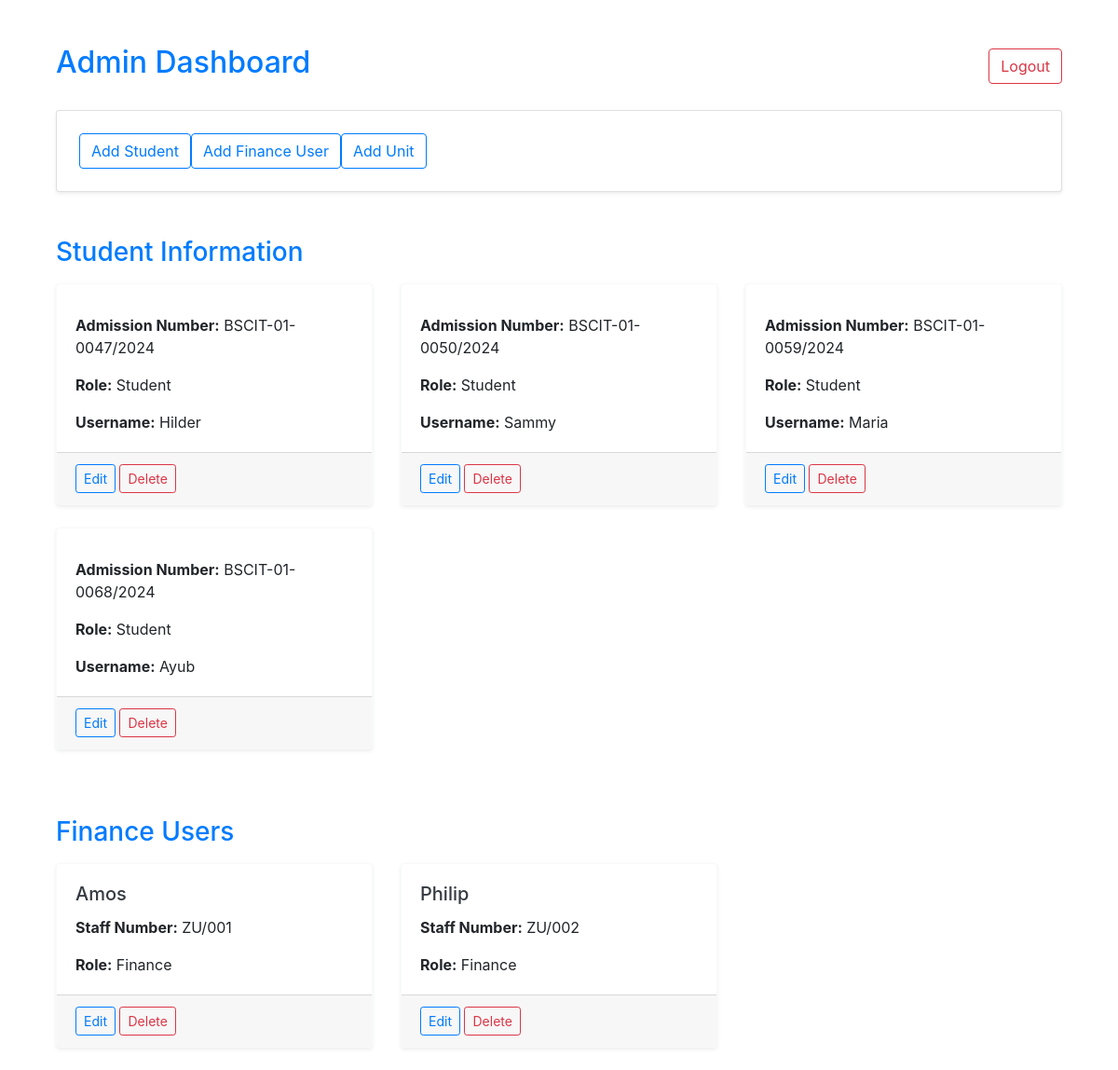
The page /admin_dashboard (signed in) on the database as committed earlier.
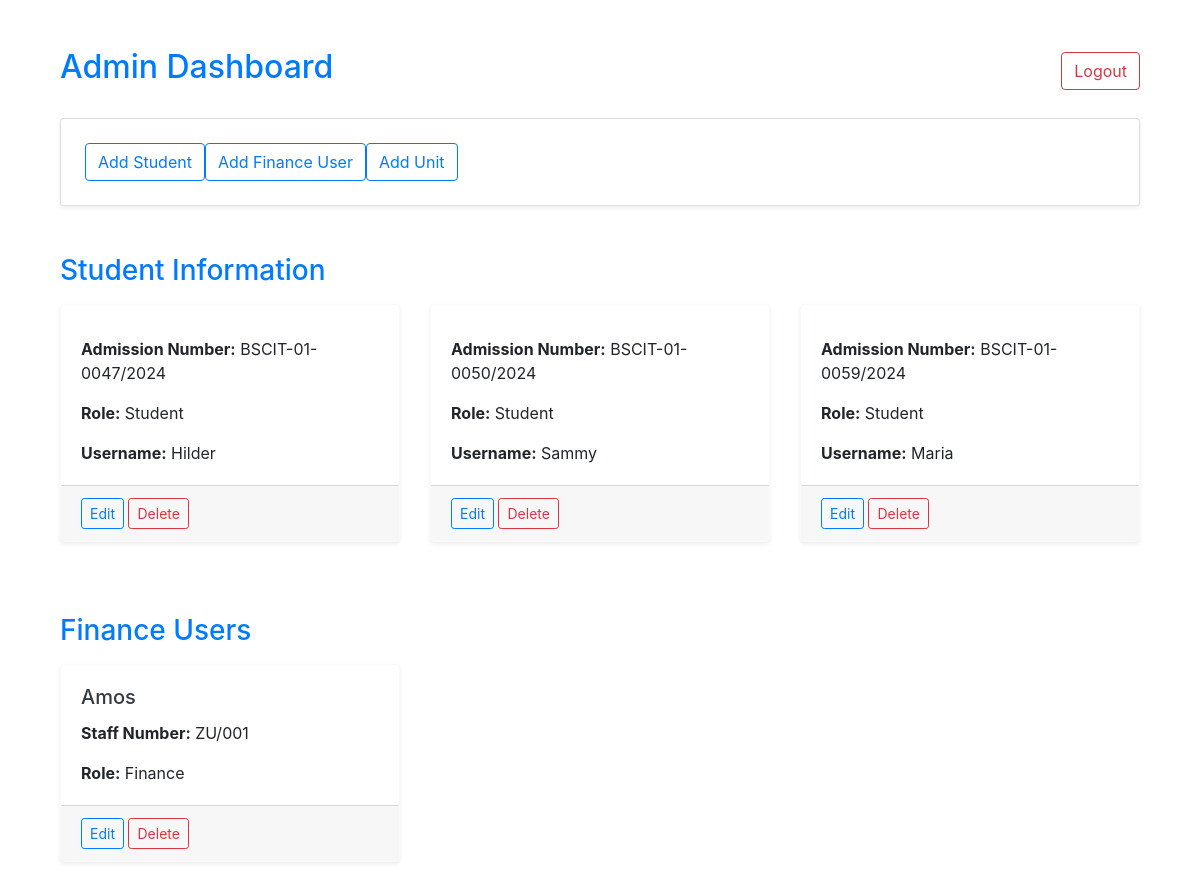
The same page on the database as committed later.
### models.py (models this page shows, shortened)
class Student(db.Model):
    __tablename__ = 'students'
    id = db.Column(db.Integer, primary_key=True)
    user_id = db.Column(db.Integer, db.ForeignKey('user.id'), nullable=False)
    admission_number = db.Column(db.String(20), unique=True, nullable=False)
    finance_id = db.Column(db.Integer, db.ForeignKey('finances.id'), nullable=True)
    user = db.relationship('User', backref='student', lazy=True)
    finance = db.relationship('Finance', back_populates='students')
    units = db.relationship('Unit', secondary=student_units, back_populates='students')
    fees = db.relationship('StudentFee', back_populates='student')

class User(db.Model, UserMixin):
    __tablename__ = 'user'
    id = db.Column(db.Integer, primary_key=True)
    username = db.Column(db.String(50), unique=True, nullable=False)
    role = db.Column(db.String(20), nullable=False)
    password = db.Column(db.String(128), nullable=False)

class Finance(db.Model):
    __tablename__ = 'finances'
    id = db.Column(db.Integer, primary_key=True)
    user_id = db.Column(db.Integer, db.ForeignKey('user.id'), nullable=False)
    staff_number = db.Column(db.String(50), unique=True, nullable=False)
    user = db.relationship('User', backref='finance', lazy=True)
    students = db.relationship('Student', back_populates='finance')

### app.py (the view)
@app.route('/admin_dashboard')
@login_required
def admin_dashboard():
    if current_user.role != 'Admin':
        flash('Unauthorized access!', 'danger')
        return redirect(url_for('login'))
    students = db.session.query(Student, User).join(User, Student.user_id == User.id).all()
    finance_users = db.session.query(User, Finance).join(Finance).filter(User.role == 'Finance').all()
    return render_template('admin_dashboard.html', students=students, finance_users=finance_users)

### app.py (called while the page is built)
@login_manager.user_loader
def load_user(user_id):
    return User.query.get(int(user_id))

### templates/admin_dashboard.html (shortened to what this page needs)
{% extends 'base.html' %}
{% block content %}
<div class="container mt-5">
    <div class="d-flex justify-content-between align-items-center mb-4">
        <h2 class="text-primary">Admin Dashboard</h2>
        <a href="{{ url_for('logout') }}" class="btn btn-outline-danger">Logout</a>
    </div>
    <div class="card shadow-sm p-4 mb-5 bg-white rounded">
        <div class="d-flex flex-wrap gap-3">
            <a href="{{ url_for('add_student') }}" class="btn btn-outline-primary">Add Student</a>
            <a href="{{ url_for('add_finance_user') }}" class="btn btn-outline-primary">Add Finance User</a>
            <a href="{{ url_for('add_unit') }}" class="btn btn-outline-primary">Add Unit</a>
        </div>
    </div>
    <h3 class="text-primary mt-4 mb-3">Student Information</h3>
    <div class="row">
        {% for student, user in students %}
            <div class="col-md-4 mb-4">
                <div class="card border-light shadow-sm">
                    <div class="card-body">
                        <p class="card-text"><strong>Admission Number:</strong> {{ student.admission_number }}</p>
                        <p class="card-text"><strong>Role:</strong> Student</p>
                        <p class="card-text"><strong>Username:</strong> {{ user.username }}</p>
                    </div>
                    <div class="card-footer text-end">
                        <a href="{{ url_for('edit_user', user_id=user.id) }}" class="btn btn-sm btn-outline-primary">Edit</a>
                        <form action="{{ url_for('delete_user', user_id=user.id) }}" method="post" style="display:inline;">
                            <button type="submit" class="btn btn-sm btn-outline-danger">Delete</button>
                        </form>
                    </div>
                </div>
            </div>
        {% endfor %}
    </div>
    <h3 class="text-primary mt-5 mb-3">Finance Users</h3>
    <div class="row">
        {% for user, finance in finance_users %}
            <div class="col-md-4 mb-4">
                <div class="card border-light shadow-sm">
                    <div class="card-body">
                        <h5 class="card-title text-dark">{{ user.username }}</h5>
                        <p class="card-text"><strong>Staff Number:</strong> {{ finance.staff_number }}</p>
                        <p class="card-text"><strong>Role:</strong> Finance</p>
                    </div>
                    <div class="card-footer text-end">
                        <a href="{{ url_for('edit_user', user_id=user.id) }}" class="btn btn-sm btn-outline-primary">Edit</a>
                        <form action="{{ url_for('delete_user', user_id=user.id) }}" method="post" style="display:inline;">
                            <button type="submit" class="btn btn-sm btn-outline-danger">Delete</button>
                        </form>
                    </div>
                </div>
            </div>
        {% endfor %}
    </div>
</div>
{% endblock %}

### templates/base.html (shortened to what this page needs)
<!DOCTYPE html>
<html lang="en">
<head>
    <link rel="stylesheet" href="https://maxcdn.bootstrapcdn.com/bootstrap/4.5.2/css/bootstrap.min.css">
    <link href="https://cdnjs.cloudflare.com/ajax/libs/font-awesome/5.15.4/css/all.min.css" rel="stylesheet">
</head>
<body>
    <div class="container">
        {% block content %}{% endblock %}
    </div>
</body>
</html>

Rows that differ between the two databases and show on the page:
removed Student: admission_number "BSCIT-01-0068/2024", username "Ayub"
removed User: username "Philip", staff_number "ZU/002"
